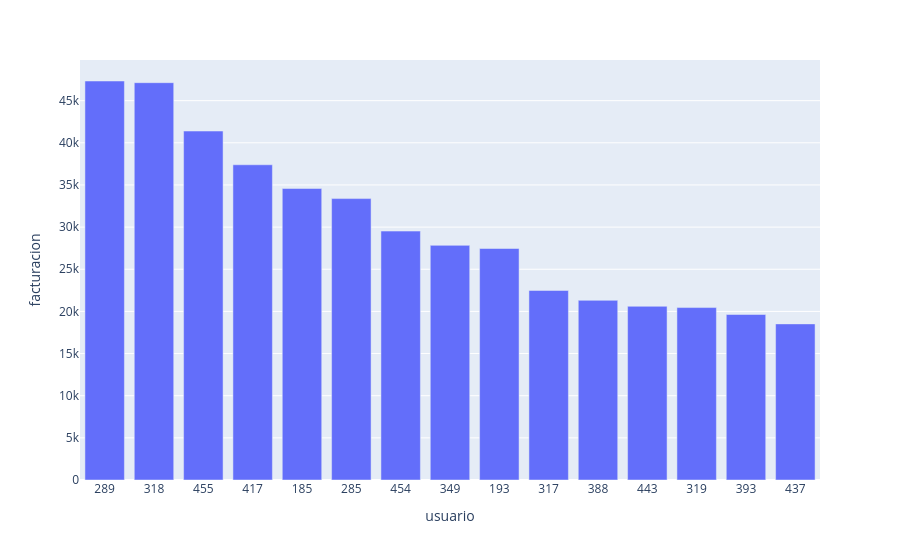

Write notebook code for a chart like this one.
### Markdown cell above
Plotly

### Code cell
figura_px12 = px.bar(user_factura_df,x='usuario',y='facturacion')
figura_px12.show()

### Figure 1 — Plotly figure (JSON) as saved in the notebook; plotly's stock layout.template omitted (floating-point values rounded to 4 significant figures)
{"data": [{"hovertemplate": "usuario=%{x}<br>facturacion=%{y}<extra></extra>", "legendgroup": "", "marker": {"color": "#636efa", "pattern": {"shape": ""}}, "name": "", "orientation": "v", "showlegend": false, "textposition": "auto", "type": "bar", "x": ["289", "318", "455", "417", "185", "285", "454", "349", "193", "317", "388", "443", "319", "393", "437"], "xaxis": "x", "y": [47330.0, 47130.0, 41400.0, 37390.0, 34580.0, 33380.0, 29530.0, 27840.0, 27460.0, 22480.0, 21310.0, 20610.0, 20460.0, 19630.0, 18520.0], "yaxis": "y"}], "layout": {"barmode": "relative", "legend": {"tracegroupgap": 0}, "margin": {"t": 60}, "xaxis": {"anchor": "y", "domain": [0, 1], "title": {"text": "usuario"}}, "yaxis": {"anchor": "x", "domain": [0, 1], "title": {"text": "facturacion"}}}}
